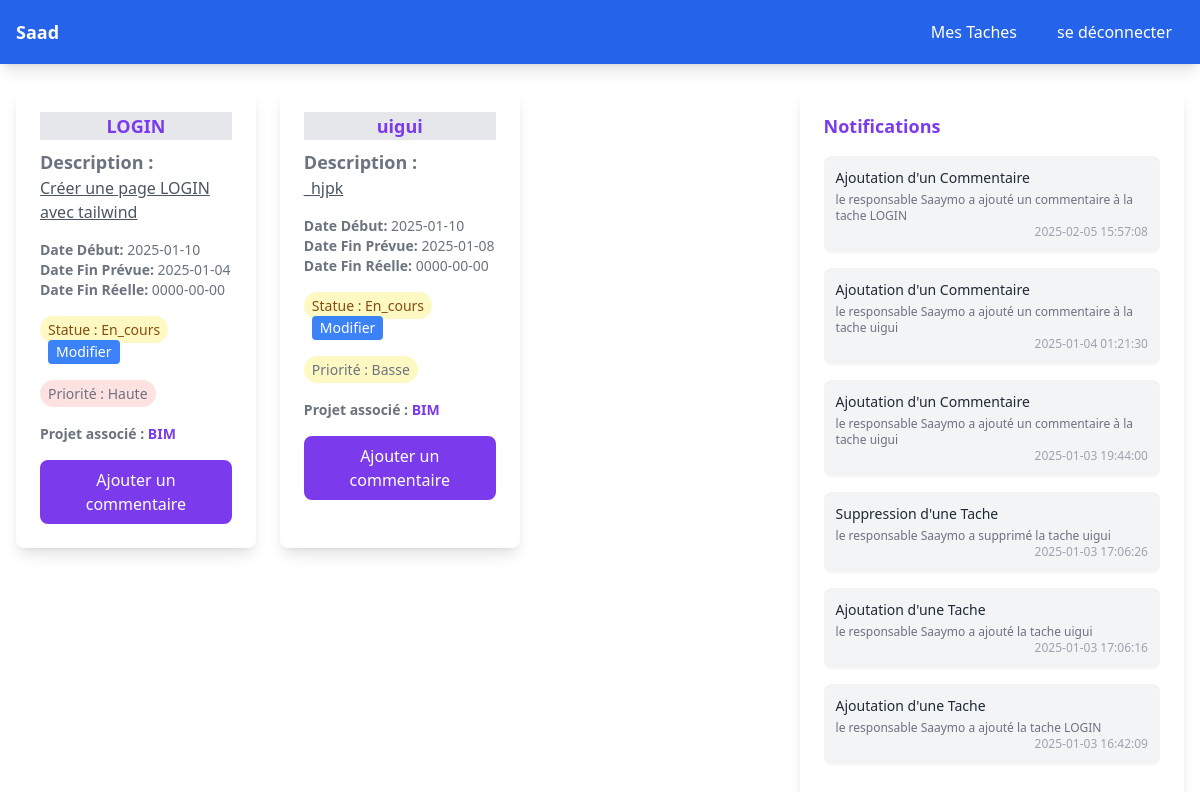
Screenshot of /home_membre.php (signed in) with the database file from the repository.
### tables this page shows
CREATE TABLE `utilisateur` (
  `id` int(11) NOT NULL,
  `nom` varchar(100) NOT NULL,
  `prenom` varchar(50) NOT NULL,
  `email` varchar(150) NOT NULL,
  `mdp` varchar(255) NOT NULL,
  `role` enum('Administrateur','Responsable','Membre') NOT NULL
);

CREATE TABLE `tache` (
  `id` int(11) NOT NULL,
  `nom` varchar(100) NOT NULL,
  `description` text DEFAULT NULL,
  `date_debut` date NOT NULL,
  `date_fin_prevue` date NOT NULL,
  `date_fin_reelle` date DEFAULT NULL,
  `statut` enum('A_faire','En_cours','Terminé','Bloquée') NOT NULL,
  `priorite` enum('Haute','Moyenne','Basse') NOT NULL,
  `id_projet` int(11) NOT NULL,
  `id_affectataire` int(11) NOT NULL
);

CREATE TABLE `projet` (
  `id` int(11) NOT NULL,
  `nom` varchar(100) NOT NULL,
  `description` text DEFAULT NULL,
  `date_debut` date NOT NULL,
  `date_fin_prevue` date NOT NULL,
  `statut` enum('En_cours','Terminé','Annulé','Suspendue') NOT NULL,
  `id_resp` int(11) NOT NULL
);

CREATE TABLE `notification` (
  `id` int(11) NOT NULL,
  `titre` varchar(100) NOT NULL,
  `texte` text NOT NULL,
  `id_createur` int(11) NOT NULL,
  `id_projet` int(11) DEFAULT NULL,
  `id_tache` int(11) DEFAULT NULL,
  `date_notification` datetime DEFAULT current_timestamp()
);

### home_membre.php (the view, shortened to what this page needs)
<?php
include 'connexion_bd.php';
$id=$_SESSION['id_membre'];
try {
    $sql = "SELECT * FROM utilisateur WHERE id = :id";
    $stm = $pdo->prepare($sql);
    $stm->bindParam(':id', $id, PDO::PARAM_INT);
    $stm->execute();
    $membre = $stm->fetch(PDO::FETCH_ASSOC);
} catch (PDOException $e) {
    die("Erreur : " . $e->getMessage());
}
$sql1 = "SELECT tache.* ,projet.nom as nom_projet FROM projet  JOIN tache ON projet.id=tache.id_projet WHERE tache.id_affectataire  = ? ";
$sttm = $pdo->prepare($sql1);
$sttm->execute([$id]);
$taches = $sttm->fetchAll(PDO::FETCH_ASSOC);
$sql2 = "SELECT notification.*  FROM notification  JOIN tache ON notification.id_tache=tache.id join utilisateur ON notification.id_createur=utilisateur.id   WHERE tache.id_affectataire = ? AND role='Responsable' ORDER BY date_notification DESC";
$stttm = $pdo->prepare($sql2);
$stttm->execute([$id]);
$notifications = $stttm->fetchAll(PDO::FETCH_ASSOC);
?>
<!DOCTYPE html>
<html lang="en">
<head>
    <script src="https://cdn.tailwindcss.com"></script>
</head>
<body >
        <nav class="bg-blue-600 shadow-lg">
        <div class="max-w-7xl mx-auto px-4">
            <div class="flex items-center justify-between h-16">
                <div class="flex-shrink-0">
                    <a href="" class="text-white font-bold text-lg"><?= $membre['nom'] ?></a>
                </div>
                <div class="hidden md:flex space-x-4">
                    <a href="home_membre.php" class="text-white hover:bg-blue-700 px-3 py-2 rounded">Mes Taches</a>
                    <a href="logout.php" class="text-white hover:bg-blue-700 px-3 py-2 rounded">se déconnecter</a>
                </div>
            </div>
        </div>
    </nav>
  <div class=" w-9xl mx-auto py-6 px-4 flex gap-4">
 <div class="w-2/3">
            <div class="grid grid-cols-1 sm:grid-cols-2 lg:grid-cols-3 gap-6">
        <?php if (is_array($taches) && count($taches) > 0) {
     foreach ($taches as $tache): ?>
    <div class="bg-white shadow-lg rounded-lg p-6">
        <h2 class="text-lg bg-gray-200 font-bold text-center text-violet-600 mb-2">
            <?php echo htmlspecialchars($tache['nom']); ?>
        </h2>
        <h2 class="text-lg text-gray-500"><strong>Description : </strong></h2>
        <p class="text-gray-600 underline mb-4"><?php echo htmlspecialchars($tache['description']); ?></p>
        <div class="text-sm text-gray-500">
            <p><strong>Date Début:</strong> <?php echo htmlspecialchars($tache['date_debut']); ?></p>
            <p><strong>Date Fin Prévue:</strong> <?php echo htmlspecialchars($tache['date_fin_prevue']); ?></p>
            <p><strong>Date Fin Réelle:</strong> <?php echo $tache['date_fin_reelle'] != NULL ? $tache['date_fin_reelle'] : '--/--/----'; ?></p>
            <br>
            <span class="px-2 py-1 rounded-full <?php
                echo $tache['statut'] === 'Terminé' ? 'bg-green-100 text-green-800' : ($tache['statut'] === 'Bloquée' ? 'bg-red-100 text-red-800' : 'bg-yellow-100 text-yellow-800'); ?>">
                Statue : <?php echo htmlspecialchars($tache['statut']); ?>
            </span>
            <button
    onclick="openStatusModal(<?php echo htmlspecialchars($tache['id']); ?>)"
    class="ml-2 bg-blue-500 text-white px-2 py-0.5 rounded hover:bg-blue-600 text-sm">
    Modifier
</button>
            <br><br>
            <span class="px-2 py-1 rounded-full <?php
                echo $tache['priorite'] === 'Haute' ? 'bg-red-100 text-white-800' : ($tache['priorite'] === 'Moyenne' ? 'bg-blue-100 text-white-800' : 'bg-yellow-100 text-white-800'); ?>">
                Priorité : <?php echo htmlspecialchars($tache['priorite']); ?>
            </span>
            <br><br>
            <p>
                <strong class="text-sm text-gray-500">Projet associé : </strong>
                <span class="text-l text-violet-600"><strong><?php echo htmlspecialchars($tache['nom_projet']); ?></strong></span>
            </p>
        </div>
        <button
            onclick="openModal(<?php echo htmlspecialchars($tache['id']); ?>)"
            class="bg-violet-600 text-white px-4 py-2 rounded-lg hover:bg-violet-700 transition mt-4">
            Ajouter un commentaire
        </button>
    </div>
    <?php endforeach;
                } else { ?>
                    <p class="text-center text-gray-500">Aucune tache trouvé.</p>
                <?php } ?>
            </div>
        </div>
            <div class="w-1/3 bg-white shadow-lg rounded-lg p-6 h-screen">
            <h2 class="text-lg font-bold text-violet-600 mb-4">Notifications</h2>
            <div class="space-y-4 overflow-y-auto h-[calc(100%-5rem)]">
                <?php if (is_array($notifications) && count($notifications) > 0) {
                    foreach ($notifications as $notification): ?>
                        <div class="bg-gray-100 p-3 rounded-lg shadow-sm">
                            <p class="text-sm text-gray-800 font-medium mb-1"><?php echo htmlspecialchars($notification['titre']); ?></p>
                            <p class="text-xs text-gray-500"><?php echo htmlspecialchars($notification['texte']); ?></p>
                            <p class="text-xs text-gray-400 text-right"><?php echo htmlspecialchars($notification['date_notification']); ?></p>
                        </div>
                    <?php endforeach;
                } else { ?>
                    <p class="text-gray-500">Aucune notification trouvée.</p>
                <?php } ?>
            </div>
</body>
</html>

### rows the page displays
utilisateur: nom "Saad"
tache: nom "LOGIN", description "Créer une page LOGIN avec tailwind", date_debut "2025-01-10", date_fin_prevue "2025-01-04", date_fin_reelle "0000-00-00", statut "En_cours", priorite "Haute", id_projet.nom "BIM"
tache: nom "uigui", description "_hjpk", date_debut "2025-01-10", date_fin_prevue "2025-01-08", date_fin_reelle "0000-00-00", statut "En_cours", priorite "Basse", id_projet.nom "BIM"
notification: titre "Ajoutation d'un Commentaire", texte "le responsable Saaymo a ajouté un commentaire à la tache LOGIN", date_notification "2025-02-05 15:57:08"
notification: titre "Ajoutation d'un Commentaire", texte "le responsable Saaymo a ajouté un commentaire à la tache uigui", date_notification "2025-01-04 01:21:30"
notification: titre "Ajoutation d'un Commentaire", texte "le responsable Saaymo a ajouté un commentaire à la tache uigui", date_notification "2025-01-03 19:44:00"
notification: titre "Suppression d'une Tache", texte "le responsable Saaymo a supprimé la tache uigui", date_notification "2025-01-03 17:06:26"
notification: titre "Ajoutation d'une Tache", texte "le responsable Saaymo a ajouté la tache uigui", date_notification "2025-01-03 17:06:16"
notification: titre "Ajoutation d'une Tache", texte "le responsable Saaymo a ajouté la tache LOGIN", date_notification "2025-01-03 16:42:09"
